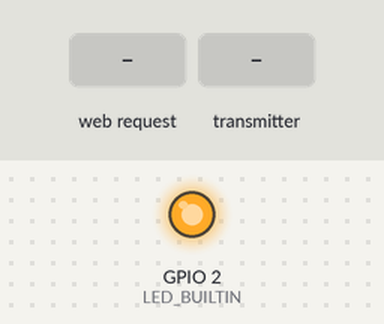
A sketch run on a simulated ESP8266 (NodeMCU). On the bench: output pins drawn as LEDs (lit = HIGH, except the on-board LED, lit = LOW). Inputs (shaded band) come from the test bench. WiFi joins after 1.5 s; servers stay silent unless stated; what the sketch prints to the serial monitor is not drawn.

Above: at 1.3 s.
1.4 s: HTTP request GET /out1 received
At 1.8 s:
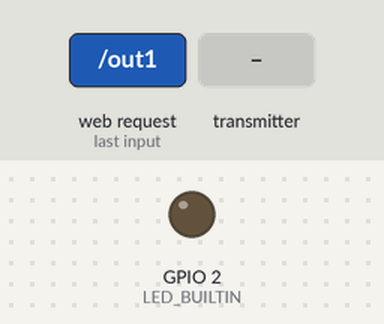
2.9 s: the transmitter starts sending cmd.0 = 1
4.9 s: the transmitter starts sending cmd.1 = 1
6.9 s: the transmitter starts sending cmd.2 = 1
8.9 s: the transmitter starts sending cmd.3 = 1
10.9 s: the transmitter starts sending start = 1023
Timing chart, 0 to 13.9 s (numbered marks = the images above; inputs shaded):
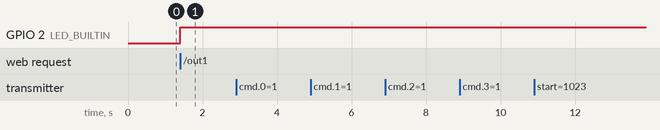

The sketch:

receiver_webserver.ino
```cpp
#include <ESP8266WiFi.h>
#include <espnow.h>
//#include <esp_wifi.h>


#include <WiFiClient.h>
#include <ESP8266WebServer.h>
#include <ESP8266mDNS.h>

typedef struct struct_message {
    char cmd[4];
    int start;
    int end;
    uint8_t R;
    uint8_t G;
    uint8_t B;
    uint8_t W;
} struct_message;

// Create a struct_message called myData
struct_message myData;

#define STASSID ""
#define STAPSK  ""
const char* ssid = STASSID;
const char* password = STAPSK;
ESP8266WebServer server(80);

void OnDataRecv(uint8_t * mac, uint8_t *incomingData, uint8_t len) {
  memcpy(&myData, incomingData, sizeof(myData));
  Serial.println(myData.cmd);
  Serial.println(strcmp(myData.cmd, "OUT1"));
  if(!strcmp(myData.cmd, "OUT1"))  digitalWrite(LED_BUILTIN, !digitalRead(LED_BUILTIN));
}

void setup() {
  // Initialize Serial Monitor
  Serial.begin(115200);
  pinMode(LED_BUILTIN,OUTPUT);
  // Set device as a Wi-Fi Station
  WiFi.mode(WIFI_AP_STA);
  WiFi.begin(ssid, password);
  // Init ESP-NOW
  if (esp_now_init() != 0) {
    Serial.println("Error initializing ESP-NOW");
    return;
  }
  esp_now_set_self_role(ESP_NOW_ROLE_SLAVE);
  esp_now_register_recv_cb(OnDataRecv);


  Serial.println("initializing");
  Serial.println(WiFi.localIP());
  delay(100);
  server.on("/out1", []() {
    digitalWrite(LED_BUILTIN, !digitalRead(LED_BUILTIN));
    server.send(200, "text/plain", "this works as well");
  });
  server.begin();
  Serial.println(WiFi.channel());
}

void loop() {
  server.handleClient();
  MDNS.update();
}
```

Measured:
- after the input at 1.4 s, GPIO 2 (LED_BUILTIN): LOW → HIGH at once
- after the input at 2.9 s, every drawn part: stays the same
- after the input at 4.9 s, every drawn part: stays the same
- after the input at 6.9 s, every drawn part: stays the same
- after the input at 8.9 s, every drawn part: stays the same
- after the input at 10.9 s, every drawn part: stays the same
